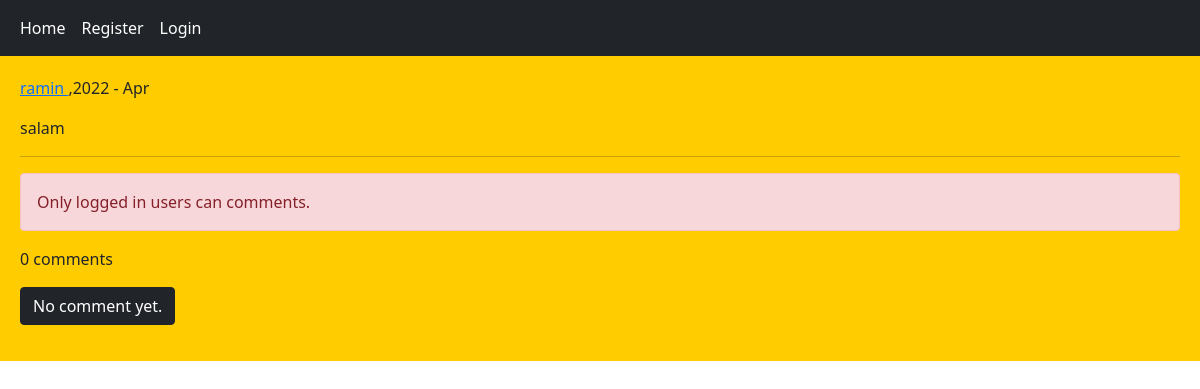
Page /post/2/salam-ramin/ on the committed database.
### home/models.py (models this page shows, shortened)
class Post(models.Model):
    user = models.ForeignKey(User,on_delete=models.CASCADE,related_name='posts')
    body = models.TextField()
    slug = models.SlugField()
    created = models.DateTimeField(auto_now_add=True)
    updated = models.DateTimeField(auto_now=True)
    class Meta:
        ordering = ['-created','-updated']

### home/views.py (the view, shortened to what this page needs)
# urls.py: path('post/<int:post_id>/<slug:post_slug>/',views.PostDetailView.as_view(),name = 'post_detail'),
class PostDetailView(View):
    form_class = CommentCreatForm
    def setup(self, request, *args, **kwargs):
        self.post_instance = get_object_or_404(Post, pk=kwargs['post_id'], slug=kwargs['post_slug'])
        return super().setup(request,*args,**kwargs)
    def get(self,request,*args,**kwargs):
        comments = self.post_instance.pcomments.filter(is_replay = False)
        return render(request,'home/detail.html', {'post':self.post_instance, 'comments':comments, 'form_user':self.form_class})

### home/templates/home/detail.html (shortened to what this page needs)
{% extends 'base.html' %}
{% block content %}
    <p> <a href="{% url 'accounts:user_profile' post.user.id %}"> {{ post.user }} </a> ,{{ post.updated|date:"Y - M" }}</p>
    <p>{{ post.body }}</p>
    <hr/>
{% if request.user.is_authenticated %}
    <form action="" method="post">
        {% csrf_token %}
        {{ form_user.as_p }}
        <input type="submit" value="Send">
    </form>
{% else %}
    <p class="alert alert-danger">Only logged in users can comments.</p>
{% endif %}
    <p>{{ comments.count }} comments </p>
    {% for comment in comments %}
        <div class="card bg-dark text-white">
            <p class="card-header"> {{ comment.user }} | {{ comment.created|timesince }} </p>
            <p class="card-body">{{ comment.body }}</p>
    {% empty %}
            <p class="btn btn-dark ">No comment yet.</p>
        </div>
    {% endfor %}
{% endblock %}

### rows in the picture
Post: user "ramin", updated "2022 - Apr", body "salam"

### other values in the picture
{{ comments.count }} "0"
